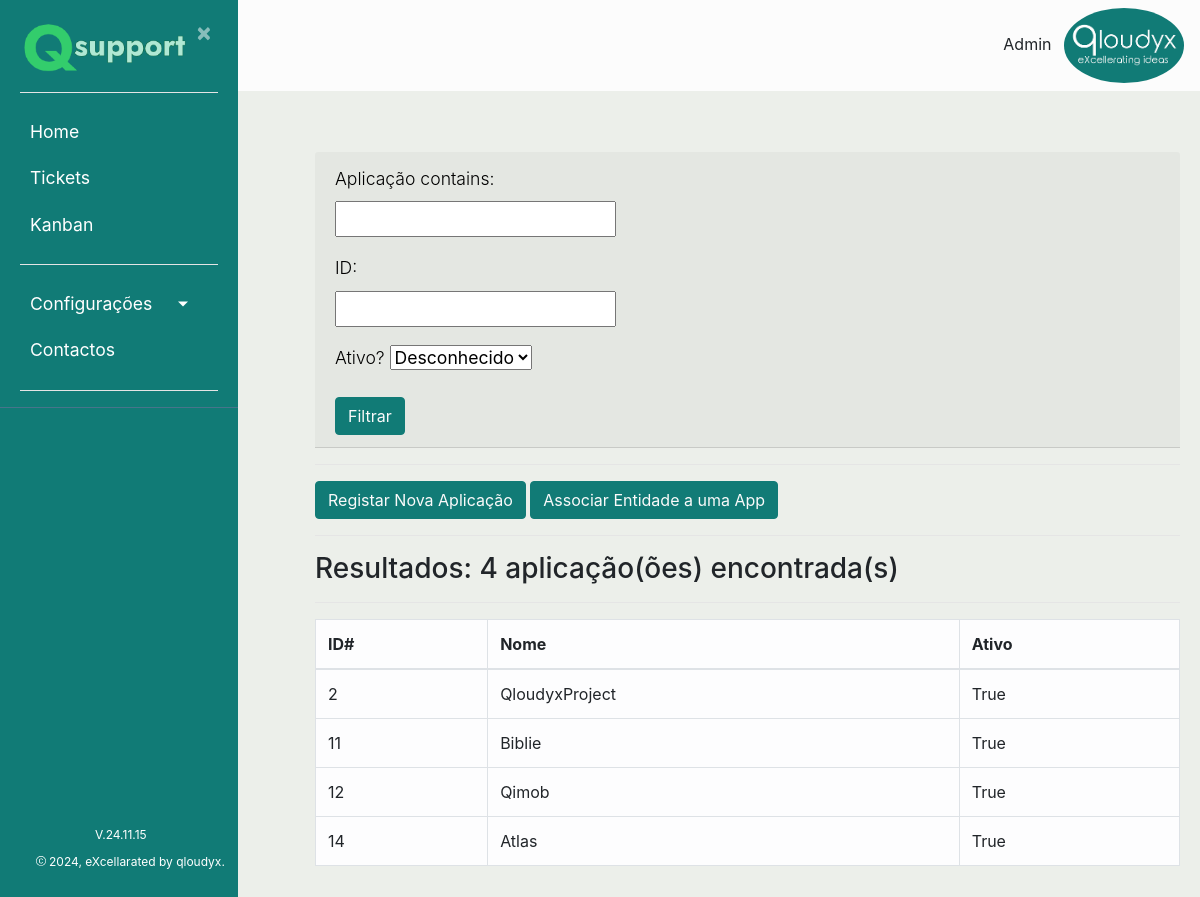
The page /listaaplicacoes/ (signed in) on the database its author committed.
### ticket/models.py (models this page shows, shortened)
class Usuarios(AbstractBaseUser):
    uuid = models.UUIDField(default = uuid.uuid4)
    nome = models.CharField(max_length=100, unique=True,verbose_name='Utilizador')
    email = models.EmailField(verbose_name='E-mail')
    foto = models.ImageField(null=True, blank=True, upload_to='users/uploads/fotos',verbose_name='Foto')
    descricao = models.CharField(max_length=250, null=True)
    EscolhasRole = {
    ("Interno", "Interno"),
    ("Operador", "Operador"),
    ("Cliente", "Cliente"),
    }
    role = models.CharField(max_length=50,choices= EscolhasRole ,verbose_name='Cargo')
    entidade = models.ManyToManyField(Entidades, verbose_name='Entidades')
    telefone = PhoneNumberField(null=True, blank=False, unique=True, verbose_name='Telefone')
    date_of_birth = models.DateField(verbose_name='Data de Nascimento')
    is_active = models.BooleanField(default=True, verbose_name='Ativo?')
    is_admin = models.BooleanField(default=False, verbose_name='Admin?')
    objects = MyUserManager()
    USERNAME_FIELD = 'nome'
    REQUIRED_FIELDS = ['date_of_birth','email']
    def nomes_entidade(self):
            return ', '.join([a.nome for a in self.entidade.all()])
    nomes_entidade.short_description = "Entidades"

class Apps(models.Model):
    nome = models.CharField(max_length=150, verbose_name='Aplicação')
    entidade = models.ForeignKey(Entidades, on_delete=models.CASCADE)
    ativo = models.BooleanField(default=True, verbose_name='Ativo?')

### ticket/views.py (the view)
# urls.py: path('listaaplicacoes/', ticket_views.lista_apps, name ='listaaplicacoes'),#lista de aplicações
def lista_apps(request):
    aplicacao = Apps.objects.all()
    appfiltro = AppsFilter(request.GET, aplicacao)
    total_resultados = appfiltro.qs.count()
    return render (request,'ticket/listaaplicacoes.html', {'total':total_resultados, 'aplicacao': appfiltro.qs, 'filter':appfiltro})

### ticket/templates/ticket/listaaplicacoes.html
{% extends "ticket/base.html" %}
{% block content %}
<body>
    <div class="card-header">
        <form method="get">
            {{ filter.form.as_p }}
            <button type="submit" class="btn btn-primary">Filtrar</button>
        </form>
    </div>
    <hr>
    <button type="button" class="btn btn-primary"><a href="{% url 'criar_app' %}">Registar Nova Aplicação</a></button>
    <button type="button" class="btn btn-primary"><a href="{% url 'associar_entid_app' %}">Associar Entidade a uma App</a></button>
    <hr>
    <h3>Resultados: {{ total }} aplicação(ões) encontrada(s)</h3>
    <hr>
    <table class="table table-bordered table-light">
        <thead>
            <tr>
                <th>ID#</th>
                <th>Nome</th>
                <th>Ativo</th>
            </tr>
        </thead>
        <tbody>
            {% for aplicacao in aplicacao %}
            <tr>
                <td>{{ aplicacao.id }}</td>
                <td>{{ aplicacao.nome }}</td>
                <td>{{ aplicacao.ativo }}</td>
            </tr>
            {% empty %}
            <tr>
                <td colspan="2">Nenhuma aplicação registrada</td>
            </tr>
            {% endfor %}
        </tbody>
    </table>
</body>
{% endblock content %}

### ticket/templates/ticket/base.html (shortened to what this page needs)
{% load static %}
<!DOCTYPE html>
<html lang="en">
<head>
    <link rel="stylesheet" href="https://cdn.jsdelivr.net/npm/bootstrap@4.0.0/dist/css/bootstrap.min.css">
    <link rel="stylesheet" type="text/css" href="{% static 'ticket/main.css' %}">
</head>
<body>
    {% if user.nome == "Registo" %}
    <div class="wrapper">
        <nav id="sidebar">
            <div class="sidebar-header">
                <a href = "{% url 'ticket-home' %}"> <img src="{% static 'ticket/Qloudyx3.png' %}" style="width:170px;height:100%;"></a>
                <a class="close" onclick="CloseMenu()">&nbsp×&nbsp</a>
                <hr>
                <form method="post" action="{% url 'logout' %}">
                    {% csrf_token %}
                    <a><button style="color:white; text-align:center" class="astext" type="submit">Logout</button></a>
                </form>
                <hr>
            </div>
            </ul>
        </nav>
            <main role="main" class="container">
                <div class="row">
                    <div class="col-md-8">
                        {% if messages %}
                            {% for message in messages %}
                                <div class="alert alert-{{ message.tags }} ">
                                    {{ message }}
                                </div>
                            {% endfor %}
                        {% endif %}
                    </div>
                </div>
            </main>
            <div class="collapse navbar-collapse" id="navbarSupportedContent">
                <ul class="nav navbar-nav ml-auto">
                    <li class="nav-item active">
                        <div class="dropdown">
                            {% if user.is_authenticated %}
                            <img src= "{{ user.foto.url }} " alt="Menu" id="foto" class="rounded-circle" width="150"/>
                            <center>
                            </center>
                        </div>
                        {% endif %}
                    </li>
                </ul>
                </div>
        </div>
        {% block restricted %}{% endblock %}
    {% else %}
    <div class="wrapper">
        <nav id="sidebar">
            <div class="sidebar-header">
                <a href = "{% url 'ticket-home' %}"> <img src="{% static 'ticket/Qloudyx3.png' %}" style="width:170px;height:100%;"></a>
                <a class="close" onclick="CloseMenu();Aparece()">&nbsp×&nbsp</a>
                <hr>
            </div>
            <ul class="list-unstyled components" >
                <li>
                    {% if user.role == "Interno" or user.role == "Operador" or user.is_admin %}
                        <a href="{% url 'ticket-home' %}">Home</a>
                    {% endif %}
                    {% if user.is_authenticated %}
                        <a class= "nav-item nav-link"href="{% url 'listaticket' %}?aberto=1">Tickets</a>
                        {% if user.role == "Interno" or user.role == "Operador" or user.is_admin %}
                            <a class= "nav-item nav-link"href="{% url 'listakanban' %}">Kanban</a>
                        {% endif %}
                    {% endif %}
                </li>
                {% if user.is_admin or user.role == "Interno"%}
                <li>
                    <hr>
                    <a href="#homeSubmenu" data-toggle="collapse" aria-expanded="false" class="dropdown-toggle">Configurações</a>
                </li>
                {% endif %}
                <li>
                <a href="#">Contactos</a>
                </li>
                    <hr>
            </ul>
        <footer style="font-size:12px;position:absolute; bottom:8%; left:40%;">V.24.11.15</footer>
        <footer style="font-size:12px;position:absolute; bottom:5%; left:15%;">
        2024, eXcellarated by <a href="http://www.qloudyx.pt">qloudyx</a>.</footer>
        </nav>
        </div>
        <div id="contenta">
            <nav style="background-color:#fcfcfc;" class="navbar navbar-expand">
                <div class="container-fluid">
                    {% if user.is_authenticated %}
                    <div class="collapse navbar-collapse" id="navbarSupportedContent">
                        <ul class="nav navbar-nav ml-auto">
                            <li class="nav-item active">
                                <div class="dropdown">
                                    {% if user.is_authenticated %}
                                    <a class="nav-link" style="display:inline;text-align:center" href="#">{{user.nome}}</a>
                                    <img src= "{{ user.foto.url }} " alt="Menu" class="rounded-circle" width="120" />
                                </div>
                                {% endif %}
                            </li>
                        </ul>
                    </div>
                    {% endif %}
                </div>
            </nav>
            <main role="main" class="container">
                <div class="row">
                    <div class="col-md-8">
                    </div>
                </div>
            </main>
        {% endif %}
        <div id="content">
            {% block content %}{% endblock %}
        </div>
</body>
</html>

### ticket/static/ticket/main.css (style rules this page uses)
body { background-color: #ecefea; }
p { font-size: 1.1em; font-weight: 300; line-height: 1.7em; max-width: 250px; color: black; display:block; text-align: left; }
hr { background-color: white; }
a, a:hover, a:focus { color: inherit; text-decoration: none; transition: all 0.3s; }
.navbar { width: 100%; background: #fff; border: none; border-radius: 0; margin-bottom: 40px; box-shadow:rgba(0, 0, 0, 0.1); }
.wrapper { display: flex; width: 100%; align-items: stretch; }
#sidebar { height: 100%; width: 250; position: fixed; z-index: 1; overflow-x: hidden; background: #117B76; color: #fff; transition: all 0.3s; }
#sidebar .sidebar-header { padding-left: 20px; padding-top: 20px; padding-right: 20px; background: #117B76; }
#sidebar ul.components { padding-left: 20px; padding-right: 20px; border-bottom: 1px solid #47748b; }
#sidebar ul li a { padding: 10px; font-size: 1.1em; display: block; }
a[data-toggle="collapse"] { position: relative; }
.dropdown-toggle::after { display: block; position: absolute; top: 50%; right: 30px; transform: translateY(-50%); }
#contenta { margin-left: 0px !important; position: relative; padding-left: 5px; padding-bottom: 15px !important; transition: all 0.3s; }
#content { margin-left: 290px; position: relative; padding: 20px; min-height: 80vh; transition: all 0.3s; }
button { background-color:#117B76; color:#fafafa }

### ticket/templates/ticket/base.html (style rules this page uses)
.dropdown { position: relative; display: inline-block; }
.btn-primary,.btn-info,.btn-secondary,.btn-success,.btn-danger { background-color:#117B76; border-color:#117B76; color:#fafafa; transition: 0.5s }
body { background-color: #ecefea; }

### rows shown on the page
Usuarios: nome "Admin", foto (picture)
Apps: id "2", nome "QloudyxProject", ativo "True"
Apps: id "11", nome "Biblie", ativo "True"
Apps: id "12", nome "Qimob", ativo "True"
Apps: id "14", nome "Atlas", ativo "True"

### other values the page prints
{{ total }} "4"
